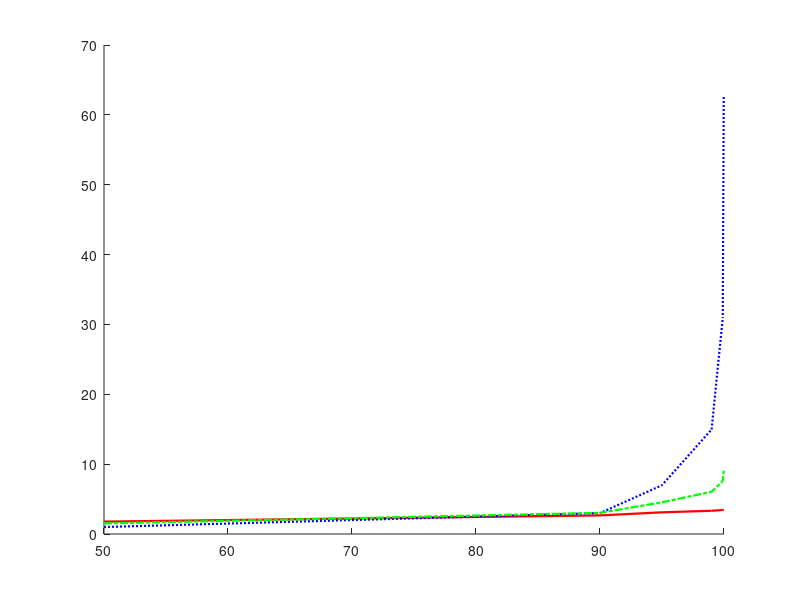

Write the MATLAB code that produced this figure. (Note: this script raises an error after producing the figure.)
% clear variables and close graphics
clear all
close all
clc

increasing = [50	   0.997605746
              90	   2.992817239
              95	   6.983240223
              99      14.96408619
              99.9	  30.92577813
              99.98	  62.84916201];
        
equal = [50	    1.512401694
         90	    3.024803388
         95	    4.537205082
         99	    6.049606776
         99.9   7.562008469
         99.98	9.074410163];

decreasing = [50	    1.773619625
              90	    2.660429438
              95	    3.103834344
              99	    3.325536797
              99.9	    3.436388024
              99.98  	3.491813637];
        
hold on
plot(decreasing(:,1),decreasing(:,2),'r','LineStyle','-','LineWidth',1.6)
plot(increasing(:,1),increasing(:,2),'b','LineStyle',':','LineWidth',1.6)
plot(equal(:,1),equal(:,2),'g','LineStyle','-.','LineWidth',1.6)
scatter(decreasing(:,1),decreasing(:,2),'^','r','MarkerFaceColor','r')
scatter(increasing(:,1),increasing(:,2),'^','b','MarkerFaceColor','b')
scatter(equal(:,1),equal(:,2),'^','g','MarkerFaceColor','g')
title('Risk Aversion','FontSize',16,'FontWeight','Bold')
xlabel('Quantile','FontSize',16,'FontWeight','Bold')
ylabel('Weight','FontSize',16,'FontWeight','Bold')
xlim([40 110])
ylim([-5 70])
box on
set(gca,'LineWidth',1.6,'FontSize',16,'FontWeight','Bold')
hold off

% to save plot please uncomment following lines 
% print -painters -dpng -r600 XFGriskaversion.png
% print -painters -dpdf -r600 XFGriskaversion.pdf
